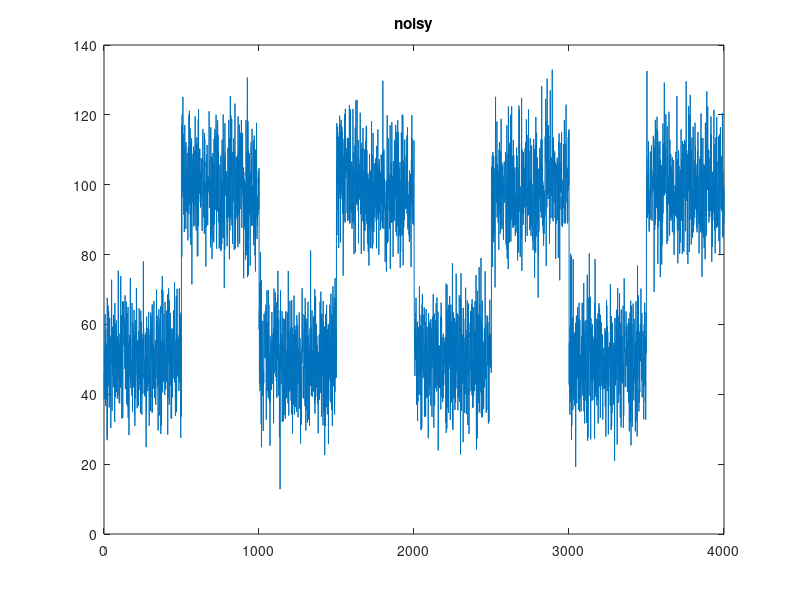

This chart was generated by the following MATLAB code: (Note: this script raises an error after producing the figure.)
% create example image
clear all
ima=50*ones(1,1000);
ima(500:1000)=100;
ima=[ima ima ima ima];
%%We can make use of multiple cores of cpu to speed up processing.
%%Uncomment below 3 commented lines(Now the multi waitbar is not correct. )
    % j=parallel.cluster.Local
    % j.NumWorkers=4  % give the number of cores of cpu here
    % matlabpool
    
% add some noise
sigma=10;
rima=ima+sigma*randn(size(ima));
plot(rima);title('noisy')
k=[];
for i=1:100
fima=NLmeansfilter(rima,5,2,i);
k=[k ;var(fima-ima)]
end
plot(fima);title('filtered')


    %  matlabpool %closes the parallel workers